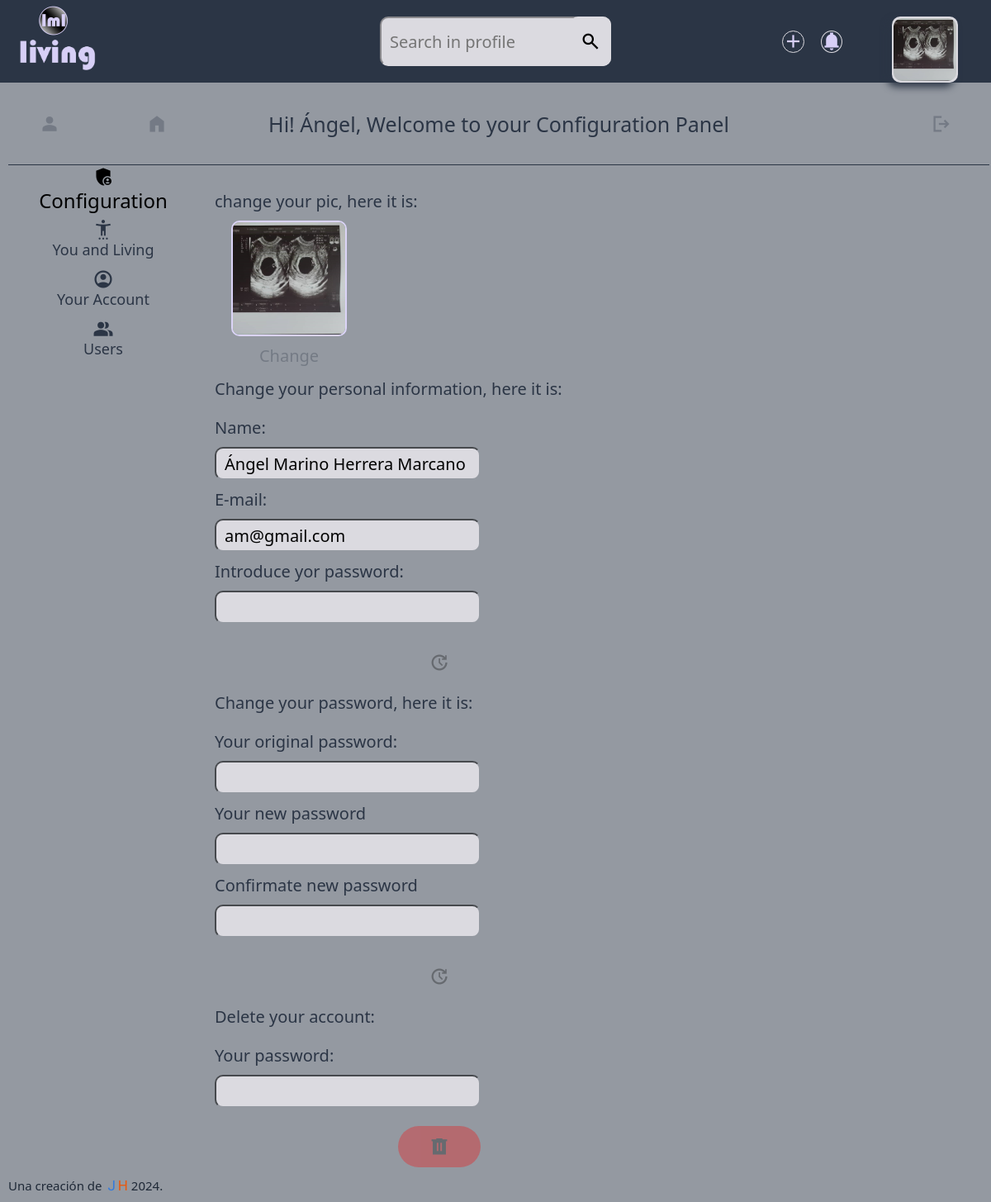
/living/account.php (signed in), run on the app's committed database.
### tables this page shows
CREATE TABLE `fotos` (
  `id` int(11) NOT NULL,
  `id_usuario` int(11) DEFAULT NULL,
  `enlace` varchar(256) DEFAULT NULL,
  `fecha_creacion` timestamp NOT NULL DEFAULT current_timestamp(),
  `fecha_actualizacion` timestamp NOT NULL DEFAULT current_timestamp() ON UPDATE current_timestamp()
);

CREATE TABLE `usuarios` (
  `id` int(11) NOT NULL,
  `nombre_usuario` varchar(100) DEFAULT NULL,
  `correo_electronico` varchar(100) DEFAULT NULL,
  `contrasena` varchar(100) DEFAULT NULL,
  `rol` varchar(7) DEFAULT NULL,
  `fecha_creacion` timestamp NOT NULL DEFAULT current_timestamp(),
  `fecha_actualizacion` timestamp NOT NULL DEFAULT current_timestamp() ON UPDATE current_timestamp()
);

### living/account.php (the view, shortened to what this page needs)
<?php
if (!empty($_SESSION["id"])){
    $idf = $_SESSION["id"];
    $conn = conectar();
    $stmt = $conn->prepare("SELECT usuarios.id, usuarios.nombre_usuario, usuarios.correo_electronico, usuarios.rol, usuarios.fecha_creacion, fotos.enlace FROM usuarios LEFT JOIN fotos ON fotos.id_usuario = usuarios.id WHERE usuarios.id = ?;");
    $stmt->bind_param("i", $idf);
    $stmt->execute();
    $stmt->bind_result($id, $nombre, $email, $rol, $fecha_creacion, $enlace);
    $nombrePartido = explode(" ", $nombre);
}else{
    header("Location: index.php");
    exit();
}
function personalInformation(){
    $idf = $_SESSION["id"];
    $conn = conectar();
    $stmt = $conn->prepare("SELECT usuarios.id, usuarios.nombre_usuario, usuarios.correo_electronico, usuarios.contrasena, usuarios.fecha_creacion, fotos.enlace FROM usuarios LEFT JOIN fotos ON fotos.id_usuario = usuarios.id WHERE usuarios.id = ?;");
    $stmt->bind_param("i", $idf);
    $stmt->execute();
    $stmt->bind_result($id, $nombre, $email, $contrasena, $fecha_creacion, $enlace);
    $varphoto="";
    if  (!isset($enlace)){
        $varphoto="<span class=\"material-symbols-sharp\">person</span>";
    }else{
        $varphoto="<img id=\"imginfo\" src=\"$enlace\" alt=\"user_photo\">";
    }
    echo " <div id=\"personalInfo\">
            <p>change your pic, here it is:</p>
            <div id=\"photuser\">
                $varphoto
                <a href=\"\">Change</a>
            </div>
            <p>Change your personal information, here it is:</p>
            <form method=\"post\" id=\"infoForm\">
                <input type=\"hidden\" value=\"$id\" name=\"idactuser\">
                <label for=\"nombuser\">Name:</label>
                <input type=\"text\" value=\"$nombre\" name=\"nombuser\">
                <label for=\"emailuser\">E-mail:</label>
                <input type=\"text\" value=\"$email\" name=\"emailuser\">
                <label for=\"passuser\">Introduce yor password:</label>
                <input type=\"password\" value=\"\" name=\"passuser\">";
                echo "<div id=\"butonarea\">
                    <button type=\"submit\" class=\"btn\" name=\"edts\"><span class=\"material-symbols-sharp\">update</span></button>
                </div>
            </form>
            <p>Change your password, here it is:</p>
            <form method=\"post\" id=\"passwForm\">
                <input type=\"hidden\" value=\"$id\" name=\"idactuser\">
                <label for=\"originalpassuser\">Your original password:</label>
                <input type=\"password\" value=\"\" name=\"originalpassuser\">
                <label for=\"newpassuser1\">Your new password</label>
                <input type=\"password\" value=\"\" name=\"newpassuser1\">
                <label for=\"newpassuser1\">Confirmate new password</label>
                <input type=\"password\" value=\"\" name=\"newpassuser2\">";
                echo "<div id=\"butonarea\">
                    <button type=\"submit\" class=\"btn\" name=\"edts\"><span class=\"material-symbols-sharp\">update</span></button>
                </div>
            </form>
            <p>Delete your account:</p>
            <form method=\"post\" id=\"passwForm\">
                <input type=\"hidden\" value=\"$idf\" name=\"delaccount\">
                <label for=\"passuserdlt\">Your password:</label>
                <input type=\"password\" value=\"\" name=\"passuserdlt\">";
                echo "<div id=\"butonarea\">
                    <button type=\"submit\" name=\"edts\" id=\"delaccountbtn\"><span class=\"material-symbols-sharp\">delete</span></button>
                </div>
            </form>
    </div>
    </br>";
}
?>
<html lang="en">
<head>
    <link rel="stylesheet" href="./styles/styleprofile.css">
</head>
<body class="general">
    <nav id="navbar">
        <div  id="logoNav">
            <img src="./images/favicon.ico" alt="logo" id="logo">
            <img src="./images/slogan2.png" alt="slogan" id="slogan">
        </div>
        <div id="searchNav">
            <form  action="" method="post" name="buscar" id="form_buscar">
                <input name="buscar" type="text" placeholder="Search in profile" id="input_buscar">
                <button type="submit" id="searchBtn">
                    <span class="material-symbols-sharp" id="texto_buscar">search</span>
				</button>
			</form>
        </div>
        <div id="profileNav">
            <form method="post" id="createpubForm" class="" >
                <button type="submit" class="btncrtpbl" name="crts"><span class="material-symbols-sharp">add</span></button>
            </form>
            <span class="material-symbols-sharp onWall" id="notif">notifications</span>
            <a href="profile.php" id="profileimg">
                <?php if (!isset($enlace)){echo"<span class=\"material-symbols-sharp\">image</span>";}else{echo"<img id=\"img-profile\" src=\"$enlace\" alt=\"profile-photo\">";}?>
            </a>
        </div>
        <ul id="menu">
            <li>
                <a href="profile.php"><span class="material-symbols-sharp">person</span></a>
            </li>
            <li>
                <a href="talks.php"><span class="material-symbols-sharp">home</span></a>
            </li>
        </ul>
        <form action="endsession.php" method="post" id="endsession">
            <button type="submit" value="" id="btnlgt" name="logout">
                <span class="material-symbols-sharp">logout</span>
            </button>
        </form>
    </nav>
    <section id="container">
        <aside id= "configuration">
            <ul id="optionlist">
                <li id="titleconf">
                <span class="material-symbols-sharp">admin_panel_settings</span>Configuration
                </li>
                <li class="optionconf">
                    <span class="material-symbols-sharp">settings_accessibility</span>
                    <a href="profile.php">You and Living </a>
                </li>
                <li class="optionconf">
                    <span class="material-symbols-sharp">account_circle</span>
                    <a href="account.php">Your Account</a>
                </li>
                <?php if ($rol=="admin"){
                    echo '<li class="optionconf">
                    <span class="material-symbols-sharp">group</span>
                    <a href="users.php"><img src="./images/favicon.ico" alt="logo" id="logo">Users</a>
                </li>';
                } ?>
            </ul>
            <footer>
                <div id="footerInner">
                <p >Una creación de <span id="j">J</span><span id="h">H</span> 2024.</p>
                </div>
            </footer>
        </aside>
        <main>
            <div id="greetings">
                <p>Hi! <?php echo "$nombrePartido[0]"?>, Welcome to your Configuration Panel </p>
            </div>
            <section id="board">
                <?php personalInformation(); ?>
</section>
        </main>
    </section>
</body>
</html>

### data on the page
fotos: enlace (picture), id_usuario.nombre_usuario "Ángel", nombuser "Ángel Marino Herrera Marcano", emailuser "am@gmail.com"
